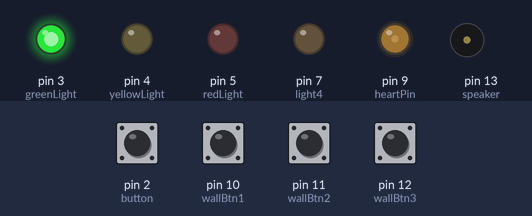
The sketch below on a simulated Arduino Uno, built with avr-gcc and run on an emulated ATmega328P. Shown: output pins drawn as LEDs (lit = HIGH), buzzer (waves = sounding). The test bench sets the inputs (shaded band); at power-on: pin 2 (button), pin 10 (wallBtn1), pin 11 (wallBtn2), pin 12 (wallBtn3) LOW. Random numbers use the default seed unless the sketch sets one.

Above: at 1.25 s.
1.3 s: pin 2 (button) pulled HIGH for 0.15 s
At 2.9 s:
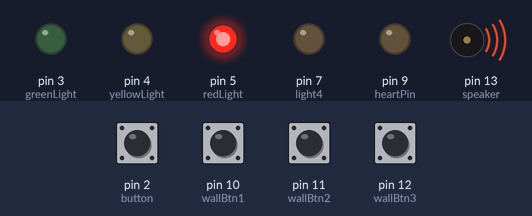
At 9.2 s:
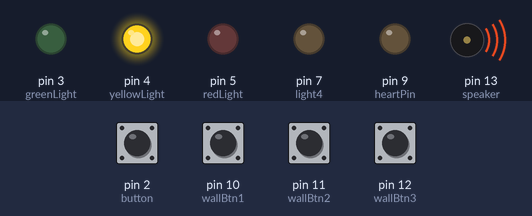
Timing chart, 0 to 13.0 s (numbered marks = the images above; inputs shaded):
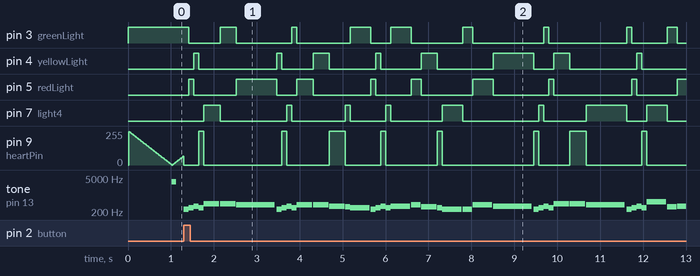

Measured:
- after the input at 1.3 s, pin 3 (greenLight): HIGH → LOW after 0.12 s, → HIGH 0.73 s later, → LOW 0.38 s later, → HIGH 1.3 s later, … (17 changes in this stretch); pin 4 (yellowLight): LOW → HIGH after 0.23 s, → LOW 0.12 s later, → HIGH 1.8 s later, → LOW 0.12 s later, … (16 changes in this stretch)
- by itself, tone on pin 13 (speaker): plays 262 Hz for 0.12 s, 294 Hz for 0.12 s, 349 Hz for 0.12 s, 294 Hz for 0.12 s, 440 Hz for 0.36 s, 440 Hz for 0.36 s … (42 notes in this stretch)

The sketch:

mod1exp1.ino
```cpp
/*
  Uses example code from melody

  circuit:
  - 8 ohm speaker on digital pin 8

  created 21 Jan 2010
  modified 30 Aug 2011
  by Tom Igoe

  The example code is in the public domain.
  https://www.arduino.cc/en/Tutorial/Tone

*/

#include "pitches.h"

// notes in the melody:
int melody[] = {
  NOTE_C4, NOTE_D4, NOTE_F4, NOTE_D4, NOTE_A4, NOTE_A4, NOTE_G4,
  NOTE_C4, NOTE_D4, NOTE_F4, NOTE_D4, NOTE_G4, NOTE_G4, NOTE_F4, NOTE_E4, NOTE_D4,
  NOTE_C4, NOTE_D4, NOTE_F4, NOTE_D4, NOTE_F4, NOTE_G4, NOTE_E4, NOTE_D4, NOTE_C4,
  NOTE_C4, NOTE_G4,NOTE_F4,

  NOTE_C4, NOTE_D4, NOTE_F4, NOTE_D4, NOTE_A4, NOTE_A4, NOTE_G4,
  NOTE_C4, NOTE_D4, NOTE_F4, NOTE_D4, NOTE_C5, NOTE_E4, NOTE_F4, NOTE_E4, NOTE_D4,
  NOTE_C4, NOTE_D4, NOTE_F4, NOTE_D4, NOTE_F4, NOTE_G4, NOTE_E4, NOTE_D4, NOTE_C4,
  NOTE_C4, NOTE_G4,NOTE_F4
};

// note durations: 4 = quarter note, 8 = eighth note, etc.:
int noteDurations[] = {
  16, 16, 16, 16, 16/3, 16/3, 8/3,
  16, 16, 16, 16, 16/3, 16/3, 16/3, 16, 4,
  16, 16, 16, 16, 4, 8, 16/3, 16, 4,
  8, 4, 2,

  16, 16, 16, 16, 16/3, 16/3, 8/3,
  16, 16, 16, 16, 4, 8, 16/3, 16, 8,
  16, 16, 16, 16, 4, 8, 16/3, 16, 4,
  8, 4, 2
};

// Alarm
float sinVal;
int toneVal;

// Global constants for pins
const int button = 2;

const int greenLight = 3;
const int yellowLight = 4;
const int redLight = 5;
const int light4 = 7;
const int light5 = 6;

const int heartPin = 9;

const int lights[] = {greenLight, redLight, yellowLight, heartPin, light4};

// wall buttons
const int wallBtn1 = 10;
const int wallBtn2 = 11;
const int wallBtn3 = 12;

// rgb light
/*const int rgbRed = 10;
const int rgbBlue = 11;
const int rgbGreen = 12;*/

// Speaker sound pin
const int speaker = 13;


// Global variables
int ledState = LOW;  // ledState used to set the LED
int redState = HIGH;

// Generally, you should use "unsigned long" for variables that hold time
// The value will quickly become too large for an int to store
unsigned long previousMillis = 0;  // will store last time LED was updated
const long interval = 250;  // interval at which to blink (milliseconds)

unsigned long heartLastUpdate = 0;  // will store last time LED was updated
double heartRate = 1000;
double heartInterval = heartRate / (255 / 5);
int heartLuminosity = 255; // current brightness
int heartLumIncr = -5; // increment by

void setup() {
  // declare the LED and speaker pins as outputs
  pinMode(greenLight, OUTPUT);
  pinMode(yellowLight, OUTPUT);
  pinMode(redLight, OUTPUT);
  pinMode(light4, OUTPUT);
  //pinMode(light5, OUTPUT);

  pinMode(heartPin,OUTPUT);
  pinMode(speaker, OUTPUT);

  analogWrite(greenLight, 255);

  /*digitalWrite(greenLight, HIGH);
  digitalWrite(yellowLight, HIGH);
  digitalWrite(redLight, HIGH);
  digitalWrite(light4, HIGH);*/

  // declare the switch pins as an input
  pinMode(button, INPUT);
  pinMode(wallBtn1, INPUT);
  pinMode(wallBtn2, INPUT);
  pinMode(wallBtn3, INPUT);
}

int countDownStarted = false;

void loop() {
  // current time
  unsigned long currTime = millis();

  if (currTime - heartLastUpdate >= heartInterval) {
    // save last heart update
    heartLastUpdate = currTime;

    // update to new brightness
    heartLuminosity += heartLumIncr;
    analogWrite(heartPin, heartLuminosity);

    // update light increment if necessary
    if (heartLuminosity > 250) {
      heartLumIncr = -5;
    } else if (heartLuminosity == 0) {
      heartLumIncr = 5;
    }

    // play sound periodically
    if (heartLuminosity == 0) {
      tone(speaker, NOTE_A7, 100);
    }

    // Speed up pulse rate if count down started
    if (countDownStarted && heartRate > 10) {
      heartRate--;
      heartInterval = heartRate / (255 / 5);
    }
  }

  /* switch stuff */
  // read the value of the switch
  int switchstate = digitalRead(button);

  // Test button switch state
  if(switchstate == HIGH){
    // If button pressed, play tune
    playTune();
    analogWrite(heartPin, 255);
    tone(speaker, NOTE_A7, 6000);
    heartRate = 100000000;
    heartInterval = heartRate / (255 / 5);
    analogWrite(heartPin, 0);
  } else {
    // Idle state when button isn't pressed
    // check to see if it's time to blink the LED

    /*if (currTime - previousMillis >= interval) {
      // save the last time you blinked the LED
      previousMillis = currTime;

      // if the LED is off turn it on and vice-versa:
      if (ledState == LOW) {
        //colorRGB(random(0,255),random(0,255),random(0,255));
        ledState = HIGH;
        redState = LOW;
      } else {
        //colorRGB(0, 0, 0);
        ledState = LOW;
        redState = HIGH;
      }

      // set the LED with the ledState of the variable:
      digitalWrite(greenLight, ledState);
      digitalWrite(redLight, ledState);
      //digitalWrite(light5, ledState);

      digitalWrite(yellowLight, redState);
      digitalWrite(light4, redState);
    } */
  }

  // wall btn 2
  int wallBtnState1 = digitalRead(wallBtn1);
  int wallBtnState2 = digitalRead(wallBtn2);
  int wallBtnState3 = digitalRead(wallBtn3);
  if (wallBtnState1 == HIGH) {
    // If button pressed, speed up heart rate
    /*heartRate = 400;
    heartInterval = heartRate / (255 / 5);*/

    // Update buttons
    analogWrite(greenLight, 0);
    analogWrite(yellowLight, random(256));
    analogWrite(redLight, random(256));
    analogWrite(light4, random(256));
  }
  if (wallBtnState2 == HIGH) {
    // If button pressed, speed up heart rate
    /*heartRate = 700;
    heartInterval = heartRate / (255 / 5);*/

    // Update buttons
    analogWrite(greenLight, random(256));
    analogWrite(yellowLight, 0);
    analogWrite(redLight, random(256));
    analogWrite(light4, random(256));

    countDownStarted = true;
  }
  if (wallBtnState3 == HIGH) {
    // If button pressed, speed up heart rate
    /*heartRate = 100;
    heartInterval = heartRate / (255 / 5);*/

    // Update buttons
    analogWrite(greenLight, random(256));
    analogWrite(yellowLight, random(256));
    analogWrite(redLight, 0);
    analogWrite(light4, 0);
  }
}

// Change color of RGB LED
/*void colorRGB(int red, int green, int blue){
  analogWrite(rgbRed,constrain(red,0,255));
  analogWrite(rgbGreen,constrain(green,0,255));
  analogWrite(rgbBlue,constrain(blue,0,255));
}*/

// sound alarm
void alarm() {
  for(int x=0; x<180; x++){
    //convert angle of sinusoidal to radian measure
    sinVal = (sin(x*(3.1412/180)));
    //generate sound of different frequencies by sinusoidal value
    toneVal = 2000+(int(sinVal*1000));
    //Set a frequency for Pin-out 8
    tone(speaker, toneVal);
    delay(2);
  }
}

// Play the tune
void playTune() {
  int currLightIndex = 0; // keeps track of which light is on right now
  int numLights = sizeof(lights) / sizeof(lights[0]);

  // iterate over the notes of the melody:
  for (int thisNote = 0; thisNote < sizeof(melody) / sizeof(melody[0]); thisNote++) {
    // Update lights
    for (int i = 0; i < numLights; i++) {
      if (i == currLightIndex) {
        // turn on
        digitalWrite(lights[i], HIGH);
      } else {
        // turn off
        digitalWrite(lights[i], LOW);
      }
    }
    currLightIndex++;
    currLightIndex %= numLights;

    // to calculate the note duration, take one second divided by the note type.
    //e.g. quarter note = 1000 / 4, eighth note = 1000/8, etc.
    int noteDuration = 1800 / noteDurations[thisNote];

    tone(speaker, melody[thisNote], noteDuration);

    // to distinguish the notes, set a minimum time between them.

    // the note's duration + 30% seems to work well:

    int pauseBetweenNotes = noteDuration * 1.05;

    delay(pauseBetweenNotes);

    // stop the tone playing:
    noTone(speaker);
  }
}
```
